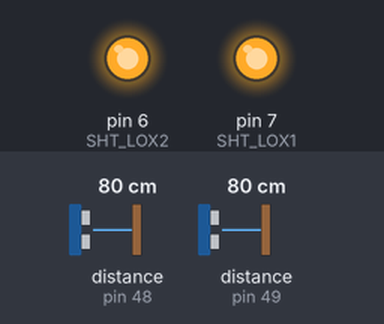
The sketch below on a simulated Arduino Leonardo, built with avr-gcc and run on an emulated ATmega32U4. On the bench: output pins drawn as LEDs (lit = HIGH). The test bench sets the inputs (shaded band); at power-on: distance to the obstacle (sensors on pin 48, pin 49) 80 cm. What the sketch prints to the serial monitor is not drawn.

Above: at 1.2 s.
1.3 s: distance to the obstacle (sensor on pin 48) set to 250 cm
3.3 s: distance to the obstacle (sensor on pin 49) set to 250 cm
5.3 s: distance to the obstacle (sensor on pin 48) set to 2 cm
Timing chart, 0 to 8.3 s (numbered marks = the images above; inputs shaded):
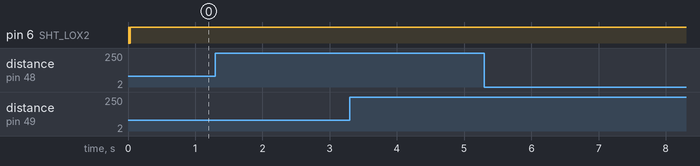

Measured:
- after the input at 1.3 s, every drawn part: stays the same
- after the input at 3.3 s, every drawn part: stays the same
- after the input at 5.3 s, every drawn part: stays the same

The sketch:

LaserHarp.ino
```cpp
#include "Adafruit_VL53L0X.h"
#include "MIDIUSB.h"

// address we will assign if dual sensor is present
#define LOX1_ADDRESS 0x30
#define LOX2_ADDRESS 0x31
#define LOX3_ADDRESS 0x32
#define LOX4_ADDRESS 0x33
#define LOX5_ADDRESS 0x34
#define LOX6_ADDRESS 0x35
#define LOX7_ADDRESS 0x36
#define LOX8_ADDRESS 0x37
#define LOX9_ADDRESS 0x38

// set the pins to shutdown
#define SHT_LOX1 7
#define SHT_LOX2 6

// objects for the vl53l0x
Adafruit_VL53L0X lox1 = Adafruit_VL53L0X();
Adafruit_VL53L0X lox2 = Adafruit_VL53L0X();
Adafruit_VL53L0X lox3 = Adafruit_VL53L0X();
Adafruit_VL53L0X lox4 = Adafruit_VL53L0X();
Adafruit_VL53L0X lox5 = Adafruit_VL53L0X();
Adafruit_VL53L0X lox6 = Adafruit_VL53L0X();
Adafruit_VL53L0X lox7 = Adafruit_VL53L0X();
Adafruit_VL53L0X lox8 = Adafruit_VL53L0X();
Adafruit_VL53L0X lox9 = Adafruit_VL53L0X();

// this holds the measurement
VL53L0X_RangingMeasurementData_t measure1;
VL53L0X_RangingMeasurementData_t measure2;
VL53L0X_RangingMeasurementData_t measure3;
VL53L0X_RangingMeasurementData_t measure4;
VL53L0X_RangingMeasurementData_t measure5;
VL53L0X_RangingMeasurementData_t measure6;
VL53L0X_RangingMeasurementData_t measure7;
VL53L0X_RangingMeasurementData_t measure8;
VL53L0X_RangingMeasurementData_t measure9;

// First parameter is the event type (0x09 = note on, 0x08 = note off).
// Second parameter is note-on/note-off, combined with the channel.
// Channel can be anything between 0-15. Typically reported to the user as 1-16.
// Third parameter is the note number (48 = middle C).
// Fourth parameter is the velocity (64 = normal, 127 = fastest).

void noteOn(byte channel, byte pitch, byte velocity) {
  midiEventPacket_t noteOn = {0x09, 0x90 | channel, pitch, velocity};
  MidiUSB.sendMIDI(noteOn);
}

void noteOff(byte channel, byte pitch, byte velocity) {
  midiEventPacket_t noteOff = {0x08, 0x80 | channel, pitch, velocity};
  MidiUSB.sendMIDI(noteOff);
}

// First parameter is the event type (0x0B = control change).
// Second parameter is the event type, combined with the channel.
// Third parameter is the control number number (0-119).
// Fourth parameter is the control value (0-127).

void controlChange(byte channel, byte control, byte value) {
  midiEventPacket_t event = {0x0B, 0xB0 | channel, control, value};
  MidiUSB.sendMIDI(event);
}


void setID() {
  // all reset
  digitalWrite(SHT_LOX1, LOW);
  digitalWrite(SHT_LOX2, LOW);
  delay(10);
  // all unreset
  digitalWrite(SHT_LOX1, HIGH);
  digitalWrite(SHT_LOX2, HIGH);
  delay(10);

  // activating LOX1 and reseting LOX2
  digitalWrite(SHT_LOX1, HIGH);
  digitalWrite(SHT_LOX2, LOW);

  // initing LOX1
  if(!lox1.begin(LOX1_ADDRESS)) {
    Serial.println(F("Failed to boot first VL53L0X"));
    while(1);
  }
  delay(10);

  // activating LOX2
  digitalWrite(SHT_LOX2, HIGH);
  delay(10);

  //initing LOX2
  if(!lox2.begin(LOX2_ADDRESS)) {
    Serial.println(F("Failed to boot second VL53L0X"));
    while(1);
  }
}

uint16_t last_note[9] = { 0, 0, 0, 0, 0, 0, 0, 0, 0 };
uint16_t new_note[9] = { 0, 0, 0, 0, 0, 0, 0, 0, 0 };


void read_dual_sensors() {

  lox1.rangingTest(&measure1, false); // pass in 'true' to get debug data printout!
  lox2.rangingTest(&measure2, false); // pass in 'true' to get debug data printout!

  // print sensor one reading
  Serial.print("1: ");
  if(measure1.RangeStatus != 4) {     // if not out of range

     Serial.print(measure1.RangeMilliMeter);

     new_note[0] = measure1.RangeMilliMeter;
     uint16_t tmp_note_low = last_note[0] - 50;
     uint16_t tmp_note_high = last_note[0] + 50;

     if (new_note[0] < tmp_note_low || new_note[0] > tmp_note_high){

        noteOff(1, 48, 127);

        noteOn(1, 48, 127);
        MidiUSB.flush();

        last_note[0] = new_note[0];
     }
  } else {
    noteOff(1, 48, 127);
    MidiUSB.flush();

    last_note[0] = 0;

    Serial.print("Out of range");
  }

  Serial.print(" ");

  // print sensor two reading
  Serial.print("2: ");
  if(measure2.RangeStatus != 4) {

    Serial.print(measure2.RangeMilliMeter);

    new_note[1] = measure2.RangeMilliMeter;
    uint16_t tmp_note_low = last_note[1] - 50;
    uint16_t tmp_note_high = last_note[1] + 50;

    if (new_note[1] < tmp_note_low || new_note[1] > tmp_note_high){

      noteOff(2, 55, 127);

      noteOn(2, 55, 127);
      MidiUSB.flush();

      last_note[1] = new_note[1];
    }
  } else {
    noteOff(2, 55, 127);
    MidiUSB.flush();

    last_note[1] = 0;

    Serial.print("Out of range");
  }

  Serial.println();
}


void setup() {
  Serial.begin(115200);

  pinMode(SHT_LOX1, OUTPUT);
  pinMode(SHT_LOX2, OUTPUT);

  Serial.println("Shutdown pins inited...");

  digitalWrite(SHT_LOX1, LOW);
  digitalWrite(SHT_LOX2, LOW);

  Serial.println("Both in reset mode...(pins are low)");

  Serial.println("Starting...");
  setID();
}


void loop() {
  read_dual_sensors();
  delay(50);
}
```
